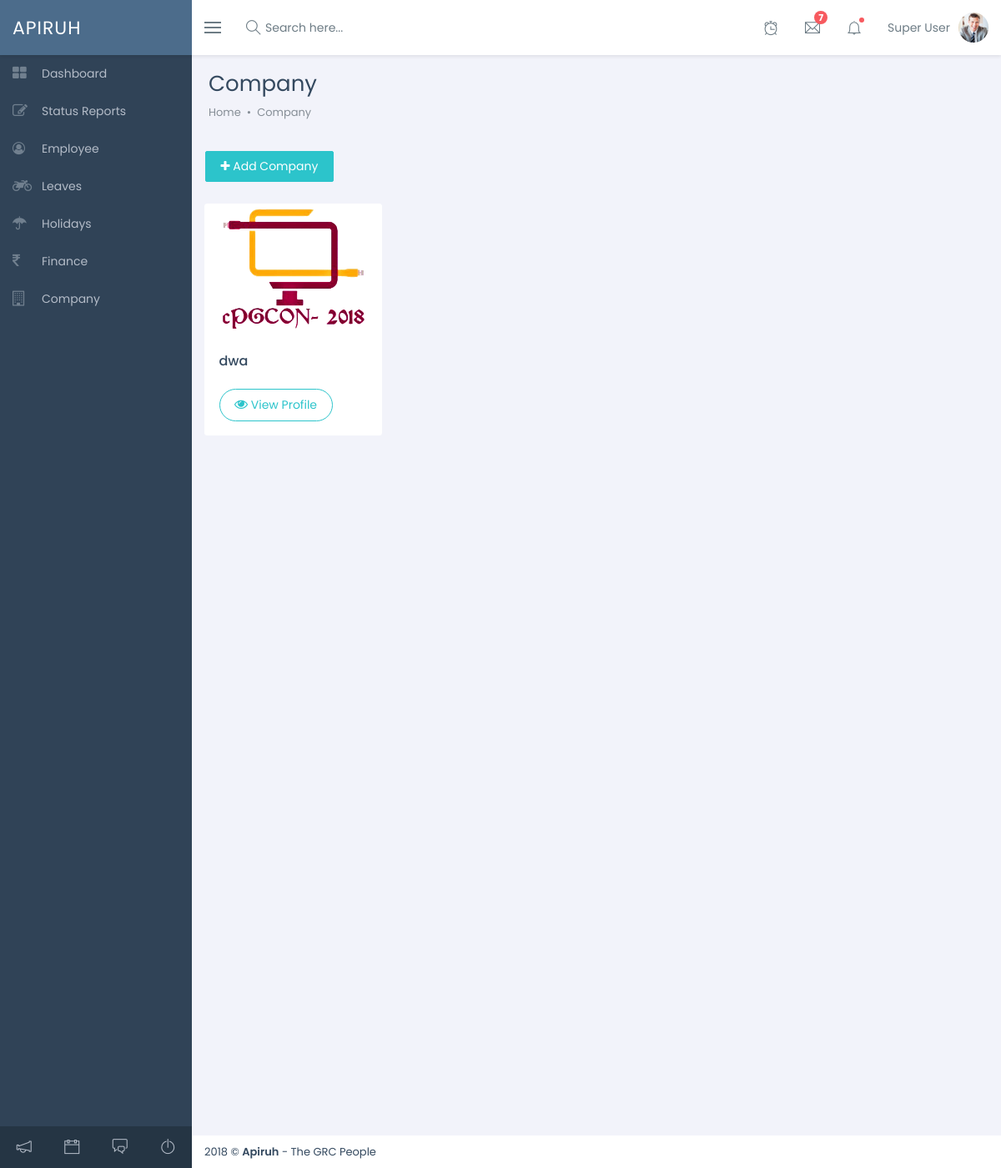
Page /new/admin/company.php on the committed database.
### tables this page shows
CREATE TABLE `client` (
  `client_id` int(20) NOT NULL,
  `client_name` text NOT NULL,
  `client_addr` text NOT NULL,
  `client_poc` text NOT NULL,
  `client_poc_no` int(15) NOT NULL,
  `gstin` varchar(20) NOT NULL,
  `pan_no` varchar(20) NOT NULL,
  `agreement` varchar(256) NOT NULL,
  `support_docs` varchar(256) NOT NULL,
  `pic` varchar(256) NOT NULL
);

### new/admin/functions.php (called while the page is built, shortened)
<?php
require_once('config.php');
function get_comp_details(){
	global $connection;
	try {
		$stmt = $connection->prepare("SELECT * FROM `client` WHERE 1");
		$stmt->execute();
		$data = $stmt->fetchAll(PDO::FETCH_OBJ);
		return ($data);
	} catch (PDOException $e) {
		echo '{"error": {"text":'. $e->getMessage() .'}}';
	}
}
?>

### new/admin/company.php (the view, shortened to what this page needs)
<!DOCTYPE html>
<html>
<?php
      require_once('../includes/header.php');
      require_once('functions.php');
      $emp = get_comp_details();
  ?>
  <link href="../../../vendors/dataTables/datatables.min.css" rel="stylesheet"/>
   <link href="../assets/css/pages/ecommerce.css" rel="stylesheet"/>
  <body class="fixed-navbar">
    <div class="page-wrapper">
     <?php require_once('../includes/nav_bar.php'); ?>
      <div class="wrapper content-wrapper">
        <div class="page-heading">
          <h1 class="page-title">Company</h1>
          <ol class="breadcrumb">
            <li class="breadcrumb-item"><a href="index.html">Home</a></li>
            <li class="breadcrumb-item active">Company</li>
          </ol>
        </div>
        <div class="page-content fade-in-up">
          <div class="alert" style="padding-left: 0px; margin-bottom: 0px">
            <a class="btn btn-info" href="add_company"><i class="fa fa-plus"></i> Add Company</a></p>
          </div>
          <div class="page-content fade-in-up" style="padding-top: 0px; margin-top: 0px">
          <div class="row products-board">
            <?php
                foreach ($emp as $key){
              ?>
            <div class="col-lg-3 col-sm-6">
              <div class="card"><img src="<?= $key->pic; ?>"/>
                <div class="card-body"><a class="product-name" href="../admin/employee_profile?id=<?=$key->emp_id?>"><?= $key->client_name; ?></a><br>
                  <div class="m-t-10 d-flex justify-content-between align-items-center">
                    <a href="../admin/employee_profile?id=<?=$key->emp_id?>"><button class="btn btn-outline-info btn-rounded"><i class="fa fa-eye font-16"></i> View Profile</button></a>
                  </div>
                </div>
              </div>
            </div>
            <?php
                }
              ?>
          </div>
        </div>
        </div>
                <?php require_once('../includes/footer.php'); ?>
      </div>
    </div>
  </body>
</html>

### admin_1/html/assets/css/pages/ecommerce.css (style rules this page uses)
.products-board .card { margin-bottom:25px }
.product-name { display:block;font-size:16px;font-weight:500;color:inherit }

### new/includes/header.php (style rules this page uses)
a.btn.btn-info { color: #fff; }

### rows in the picture
client: pic (picture), client_name "dwa"
